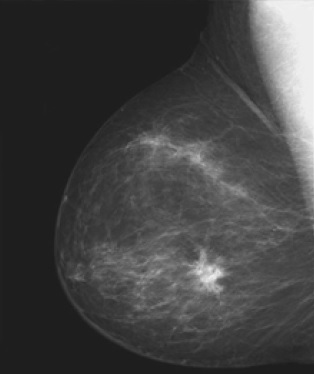
%> input picture Laboratory2/Images/Laboratorio_2_1.jpg, 314 x 374 px
$ octave laboratory2.m   (GNU Octave 9; MATLAB toolbox functions it lacks are replaced by stand-ins)
%> lines starting %> are read from the running program, lines starting %| are printed output that depends on the picture
%-----------  Exercício 1

%Carrega a imagem
img_ori = imread('Images/Laboratorio_2_1.jpg');
%> img_ori is the input picture: size 374x314x3 uint8; min 26, max 243, mean 66.2

%Cria figure para imprimir para imprimir o exercício 1
figure;

%Imprime histograma da imagem Laboratorio_2_1 (plot)
subplot(3,1,1);
plot(imhist(img_ori));
title('Histograma (plot) da Imagem Laboratorio-2-1.jpg');
ylabel('Quantidade de pixels')
xlabel('Tons de cinza')

%Imprime histograma da imagem Laboratorio_2_1 (stem)
subplot(3,1,2);
stem(imhist(img_ori));
title('Histograma (stem) da Imagem Laboratorio-2-1.jpg');
ylabel('Quantidade de pixels')
xlabel('Tons de cinza')

%Imprime histograma da imagem Laboratorio_2_1 (bar)
subplot(3,1,3);
bar(imhist(img_ori));
title('Histograma (bar) da Imagem Laboratorio-2-1.jpg');
ylabel('Quantidade de pixels')
xlabel('Tons de cinza')
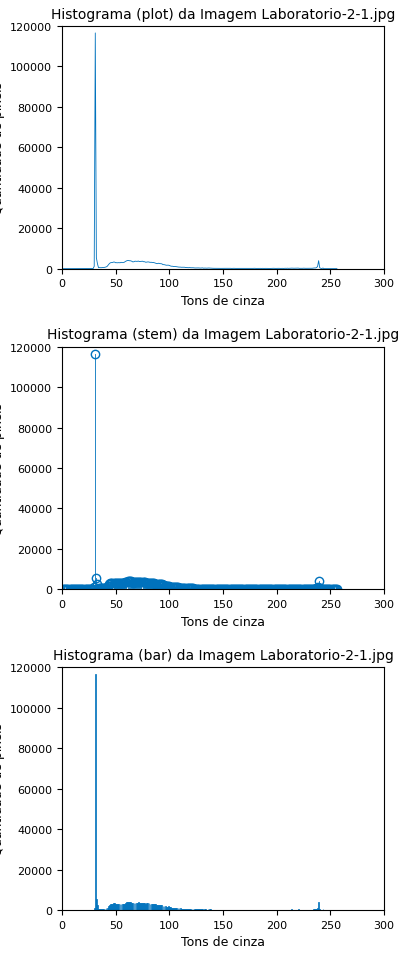
%> figure redrawn from the program's plot data, 3 panels; panel 1: curve peaks at x = 31, y = 116574; panel 3: tallest bar 116574 high, from x = 30.6 to 31.4

%----------- Exercício 2

%Cria uma nova figura para imprimir
figure;

%Imprime a imagem ajustada em [0.4 0.5], []
subplot(2,2,1);
imshow(imadjust(img_ori, [0.4 0.5],[]));
title('Imagem ajustada em [0.4 0.5], [ ]');

%Imprime a imagem ajustada em [0 1], [1 0]
subplot(2,2,2);
imshow(imadjust(img_ori, [0 1], [1 0]));
title('Imagem ajustada em [0 1], [1 0]');

%Imprime a imagem ajustada em [0.5 0.75], [0 1]
subplot(2,2,3);
imshow(imadjust(img_ori, [0.5 0.75], [0 1]));
title('Imagem ajustada em [0.5 0.75], [0 1]');

%Imprime a imagem ajustada em [ ] [ ]
subplot(2,2,4);
imshow(imadjust(img_ori, [ ], [ ], 2));
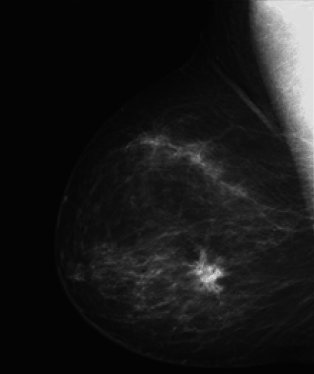
%> displayed picture: size 374x314x3, on the screen's scale of 0 to 255; min 3, max 232, mean 25.5
title('Imagem ajustada em [ ], [ ]');

% Comentário:
% Para cada ajuste realizado na imagem, temos um realce diferente,
% logo fica muito interessante notar que cada imagem tem pontos
% importantes e que chamam atenção, mesmo todas derivando da imagem
% original, que vista pela primeira vez pode não aparecer ou não possuir
% nenhum aspecto relevante, mas quando realçada, fica evidente e mais
% claro estes pontos de interesse.

%----------- Exercício 3

%Carrega a imagem
img_ori = imread('Images/Laboratorio_2_3.bmp');
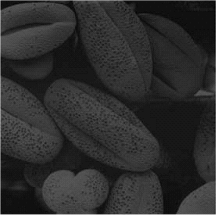
%> input picture Laboratory2/Images/Laboratorio_2_3.bmp, 217 x 215 px
%> img_ori is the input picture: size 215x217 uint8; min 2, max 255, mean 45.8
img_equ = histeq(img_ori);
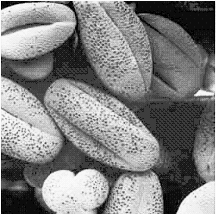
%> img_equ: size 215x217 uint8; min 0, max 255, mean 130.3

%Cria uma nova figura para imprimir
figure;

%Imprime a imagem original
subplot(2,2,1);
imshow(img_ori);
title('Imagem Original');

%Imprime histograma da imagem original
subplot(2,2,2);
plot(imhist(img_ori));
title('Histograma da Imagem Laboratorio-2-3.bmp');
ylabel('Quantidade de pixels')
xlabel('Tons de cinza')

%Imprime a imagem equalizada
subplot(2,2,3);
imshow(img_equ);
title('Imagem Equalizada');

%Imprime histograma da imagem equalizada
subplot(2,2,4);
plot(imhist(img_equ));
ylim('auto');
title('Histograma da Imagem Equalizada');
ylabel('Quantidade de pixels')
xlabel('Tons de cinza')
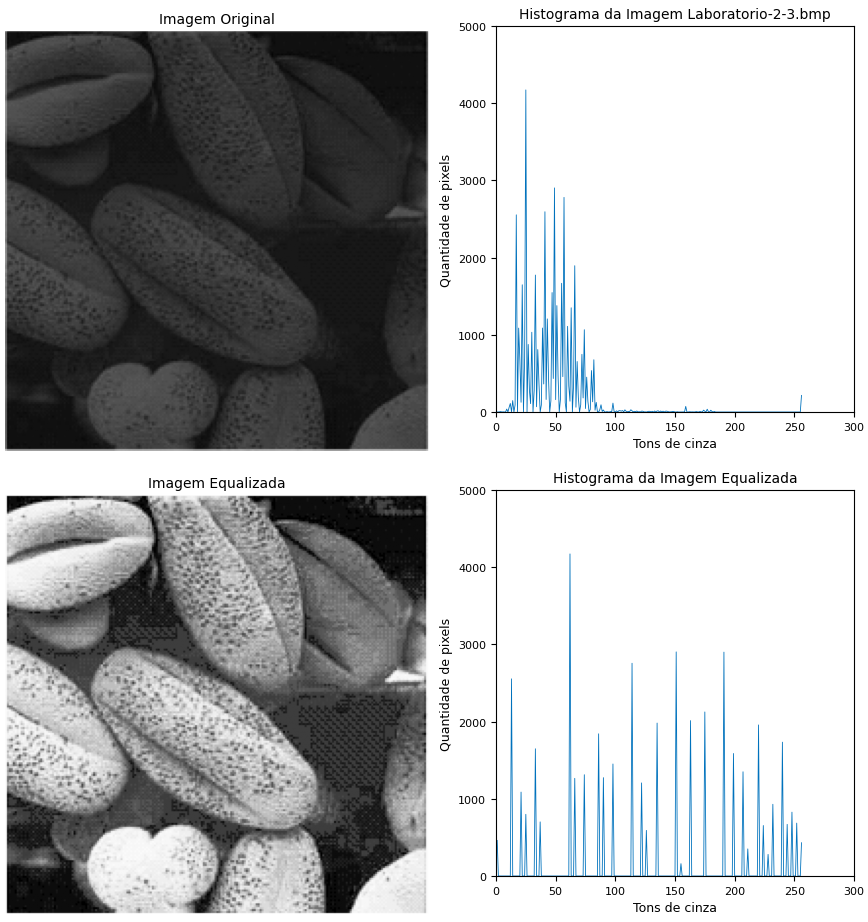
%> figure redrawn from the program's plot data, 4 panels

% Comentário:
% E evidente que com a imagem equalizada em níveis de cinza, possui um
% gráfico da quantidade de pixels por níveis de cinza mais harmonioso,
% Aparentemente na imagem, a imagem cria traços mais aparentes e deixa
% mais evidentes os pontos da imagem que são realmente diferentes,
% mesmo que na imagem original pareçam iguais.

%----------- Exercício 4

%Carregando imagem
g = imread('Images/Laboratorio_2_3.bmp');

%Criando uma nova figura para imprimir
figure;

%Exibindo imagem carregada
imshow(g);

%Criando uma nova figura para imprimir
figure;

%Plotando o histograma da imagem carregada
imhist(g);

%Deixando os limites do gráfico automáticos
ylim('auto');
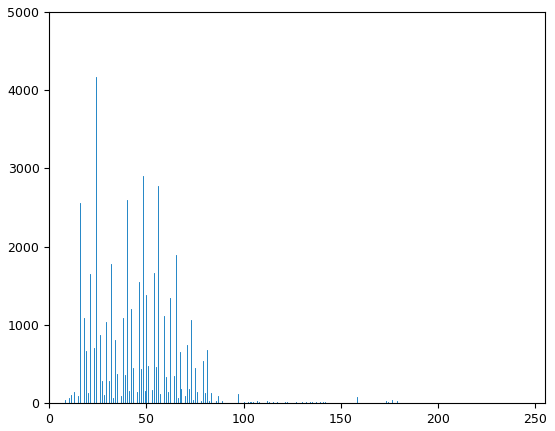
%> figure redrawn from the program's plot data; highest point at x = 24, y = 4172

%Cria um vetor das faixas de cinza pela quantidade de pixels
hnorm = imhist(g)./numel(g);
%> hnorm = 256 values, max 0.0894 at index 25, min 0 at index 1, mean 0.00391

%Retorna a soma do vetor
cdf = cumsum(hnorm);
%> cdf = 256 values from 0 to 1

%Retorna o espaço disponível para o gráfico
x = linspace(0, 1, 256);

%Criando uma nova figura para imprimir
figure;

%Plota o histograma o espaço disponível e todos valores possíveis
plot(x,cdf);

%Limita os eixos do gráfico
axis([0 1 0 1]);

%Especificando a propriedade do gráfico para mostrar
% os valores do eixo X quando o mouse é repousado
set(gca, 'xtick', 0:.2:1);

%Especificando a propriedade do gráfico para mostrar
% os valores do eixo Y quando o mouse é repousado
set(gca, 'ytick', 0:.2:1);

%Atribuindo o nome do eixo x e ajustando sua fonte
xlabel('Valores de Intensidade de Entrada', 'fontsize', 9);

%Atribuindo o nome do eixo y e ajustando sua fonte
ylabel('Valores de Intensidade de Saída', 'fontsize', 9);

%Atribuindo um label para um ponto específico do gráfico
text(0.18, 0.5, 'Funcao de Transfomacao', 'fontsize', 9);
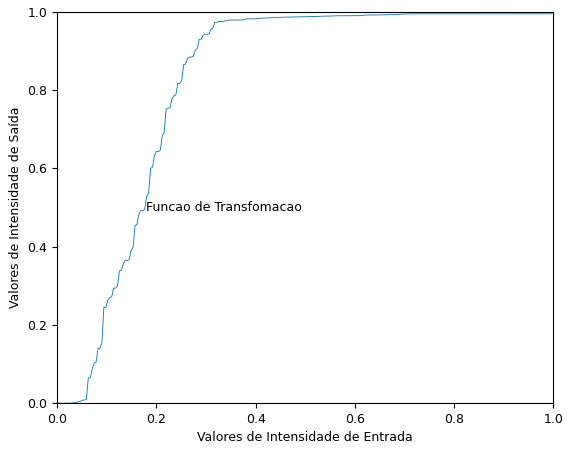
%> figure redrawn from the program's plot data; curve peaks at x = 1, y = 1
